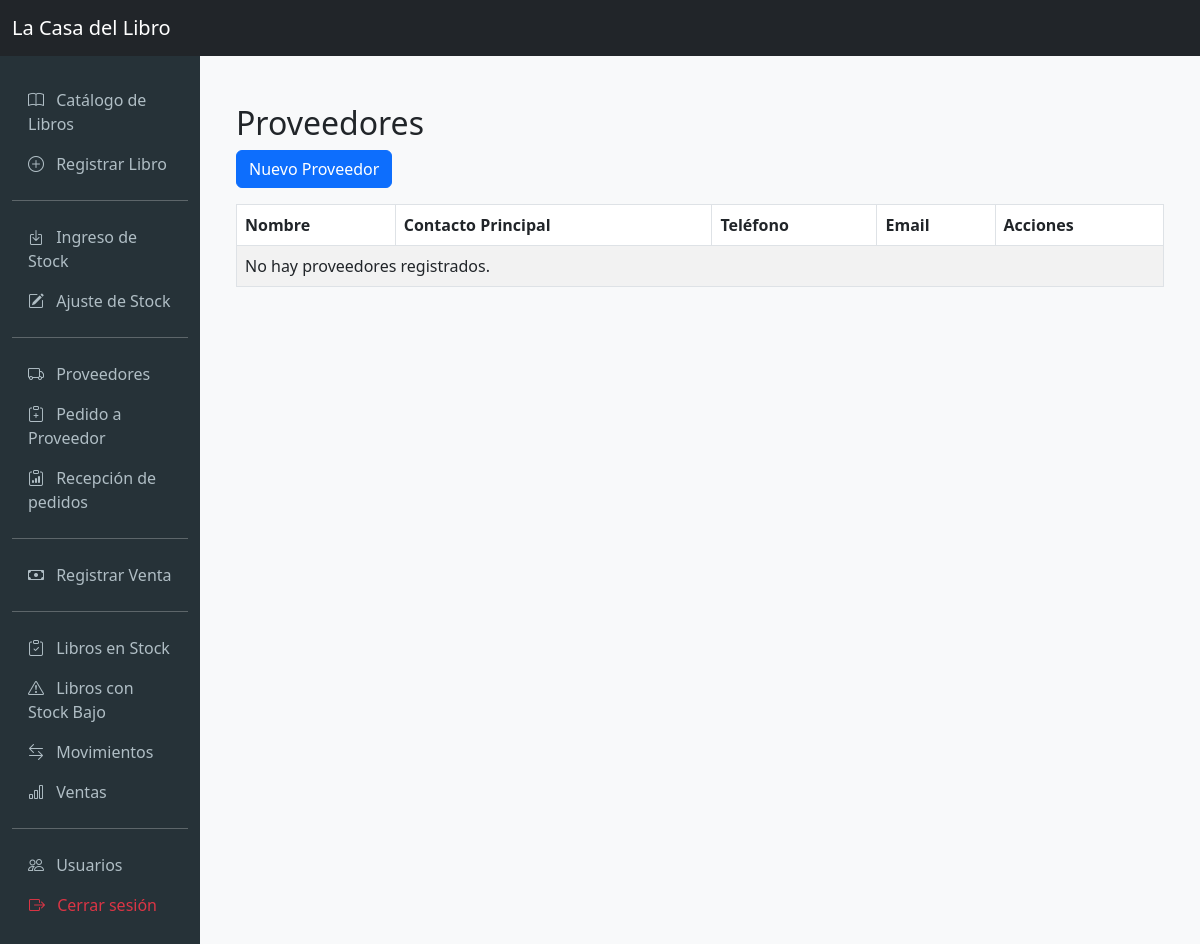
The page /proveedores/ (signed in) on the database as committed earlier.
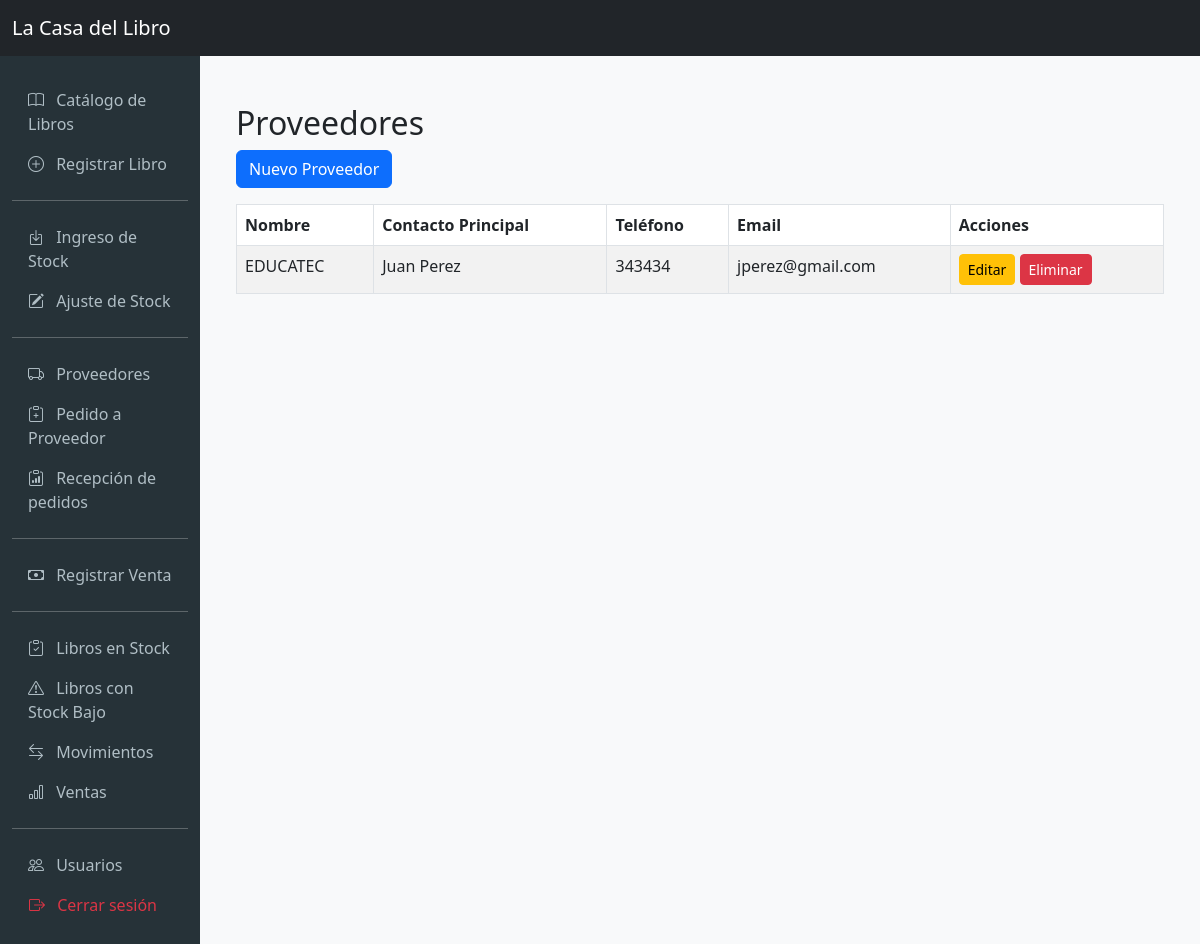
The same page on the database as committed later.
### proveedores/models.py (models this page shows, shortened)
class Proveedor(models.Model):
    nombre_proveedor = models.CharField(max_length=255, unique=True)
    contacto_principal = models.CharField(max_length=255, blank=True, null=True)
    telefono = models.CharField(max_length=50, blank=True, null=True)
    email = models.EmailField(blank=True, null=True)

### proveedores/views.py (the view)
# urls.py: path('', ProveedorListView.as_view(), name='proveedor_list'),
class ProveedorListView(LoginRequiredMixin, PermissionRequiredMixin, ListView):
    model = Proveedor
    template_name = 'proveedores/proveedor_list.html'
    context_object_name = 'proveedores'
    permission_required = 'proveedores.view_proveedor'

### proveedores/templates/proveedores/proveedor_list.html
{% extends 'base.html' %}
{% block content %}
<div class="container mt-4">
    <h2>Proveedores</h2>
    <a href="{% url 'proveedor_create' %}" class="btn btn-primary mb-3">Nuevo Proveedor</a>
    <table class="table table-bordered table-striped">
        <thead>
            <tr>
                <th>Nombre</th>
                <th>Contacto Principal</th>
                <th>Teléfono</th>
                <th>Email</th>
                <th>Acciones</th>
            </tr>
        </thead>
        <tbody>
            {% for proveedor in proveedores %}
            <tr>
                <td>{{ proveedor.nombre_proveedor }}</td>
                <td>{{ proveedor.contacto_principal }}</td>
                <td>{{ proveedor.telefono }}</td>
                <td>{{ proveedor.email }}</td>
                <td>
                    <a href="{% url 'proveedor_update' proveedor.pk %}" class="btn btn-sm btn-warning">Editar</a>
                    <a href="{% url 'proveedor_delete' proveedor.pk %}" class="btn btn-sm btn-danger">Eliminar</a>
                </td>
            </tr>
            {% empty %}
            <tr><td colspan="5">No hay proveedores registrados.</td></tr>
            {% endfor %}
        </tbody>
    </table>
</div>
{% endblock %}

Rows that differ between the two databases and show on the page:
added Proveedor: nombre_proveedor "EDUCATEC", contacto_principal "Juan Perez", telefono "343434", email "jperez@gmail.com"
Other text that changed with them:
text no longer shown: "No hay proveedores registrados."
